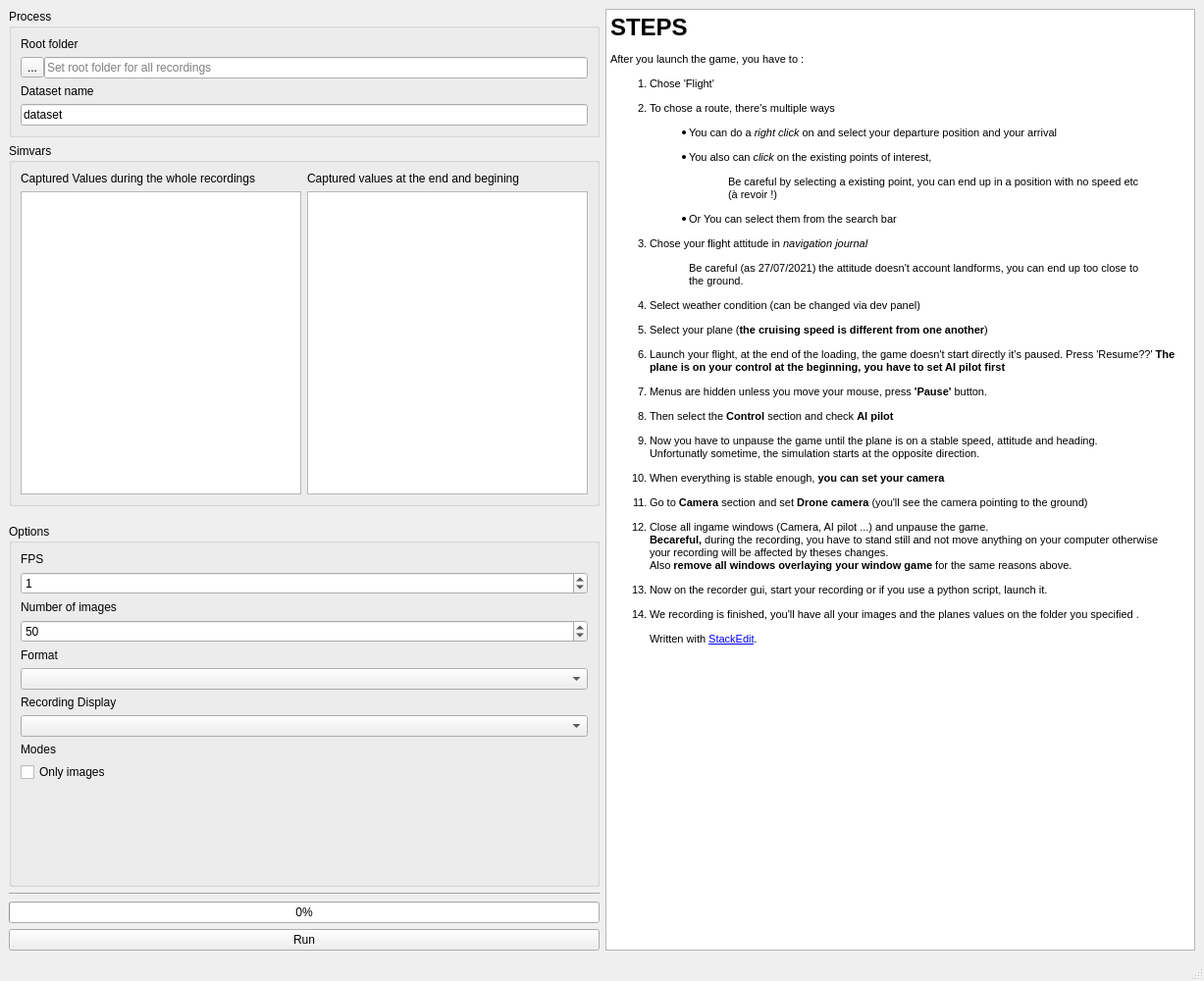
<?xml version="1.0" encoding="UTF-8"?>
<ui version="4.0">
 <class>MainWindow</class>
 <widget class="QMainWindow" name="MainWindow">
  <property name="geometry">
   <rect>
    <x>0</x>
    <y>0</y>
    <width>1227</width>
    <height>1000</height>
   </rect>
  </property>
  <property name="minimumSize">
   <size>
    <width>1000</width>
    <height>500</height>
   </size>
  </property>
  <property name="windowTitle">
   <string>MSFS2020 recorder</string>
  </property>
  <widget class="QWidget" name="centralwidget">
   <layout class="QGridLayout" name="gridLayout">
    <item row="7" column="0">
     <widget class="QPushButton" name="pushButton_run">
      <property name="text">
       <string>Run</string>
      </property>
     </widget>
    </item>
    <item row="6" column="0">
     <widget class="QProgressBar" name="progressBar">
      <property name="acceptDrops">
       <bool>false</bool>
      </property>
      <property name="value">
       <number>0</number>
      </property>
      <property name="textVisible">
       <bool>true</bool>
      </property>
      <property name="invertedAppearance">
       <bool>false</bool>
      </property>
     </widget>
    </item>
    <item row="1" column="0">
     <widget class="QGroupBox" name="groupBox_simvars">
      <property name="title">
       <string>Simvars</string>
      </property>
      <layout class="QGridLayout" name="gridLayout_2">
       <item row="2" column="1">
        <widget class="QListWidget" name="listWidget_simvars">
         <property name="selectionMode">
          <enum>QAbstractItemView::MultiSelection</enum>
         </property>
        </widget>
       </item>
       <item row="0" column="1">
        <widget class="QLabel" name="label_simvars">
         <property name="text">
          <string>Captured Values during the whole recordings</string>
         </property>
        </widget>
       </item>
       <item row="2" column="2">
        <widget class="QListWidget" name="listWidget_simvars_endbegin">
         <property name="selectionMode">
          <enum>QAbstractItemView::MultiSelection</enum>
         </property>
        </widget>
       </item>
       <item row="0" column="2">
        <widget class="QLabel" name="label_simvars_endbegin">
         <property name="text">
          <string>Captured values at the end and begining</string>
         </property>
        </widget>
       </item>
      </layout>
     </widget>
    </item>
    <item row="4" column="0">
     <widget class="QGroupBox" name="groupBox_options">
      <property name="title">
       <string>Options</string>
      </property>
      <property name="flat">
       <bool>false</bool>
      </property>
      <layout class="QVBoxLayout" name="verticalLayout_4">
       <item>
        <widget class="QLabel" name="label_fps">
         <property name="text">
          <string>FPS</string>
         </property>
        </widget>
       </item>
       <item>
        <widget class="QSpinBox" name="spinBox_fps">
         <property name="sizePolicy">
          <sizepolicy hsizetype="Expanding" vsizetype="Fixed">
           <horstretch>0</horstretch>
           <verstretch>0</verstretch>
          </sizepolicy>
         </property>
         <property name="value">
          <number>1</number>
         </property>
        </widget>
       </item>
       <item>
        <widget class="QLabel" name="label_nb_imgs">
         <property name="text">
          <string>Number of images</string>
         </property>
        </widget>
       </item>
       <item>
        <widget class="QSpinBox" name="spinBox_nb_imgs">
         <property name="value">
          <number>50</number>
         </property>
        </widget>
       </item>
       <item>
        <widget class="QLabel" name="label_format">
         <property name="text">
          <string>Format</string>
         </property>
        </widget>
       </item>
       <item>
        <widget class="QComboBox" name="comboBox_format">
         <property name="currentText">
          <string/>
         </property>
        </widget>
       </item>
       <item>
        <widget class="QLabel" name="label_display">
         <property name="text">
          <string>Recording Display</string>
         </property>
        </widget>
       </item>
       <item>
        <widget class="QComboBox" name="comboBox_display">
         <property name="currentText">
          <string/>
         </property>
        </widget>
       </item>
       <item>
        <widget class="QLabel" name="label_modes">
         <property name="text">
          <string>Modes</string>
         </property>
        </widget>
       </item>
       <item>
        <widget class="QCheckBox" name="checkBox_modes">
         <property name="toolTip">
          <string>&lt;html&gt;&lt;head/&gt;&lt;body&gt;&lt;p&gt;Only records the images, &lt;span style=&quot; font-weight:600;&quot;&gt;plane's values are ignored&lt;/span&gt;&lt;/p&gt;&lt;/body&gt;&lt;/html&gt;</string>
         </property>
         <property name="text">
          <string>Only images</string>
         </property>
        </widget>
       </item>
       <item>
        <spacer name="verticalSpacer_2">
         <property name="orientation">
          <enum>Qt::Vertical</enum>
         </property>
         <property name="sizeHint" stdset="0">
          <size>
           <width>20</width>
           <height>40</height>
          </size>
         </property>
        </spacer>
       </item>
      </layout>
     </widget>
    </item>
    <item row="0" column="0">
     <widget class="QGroupBox" name="verticalGroupBox_main">
      <property name="title">
       <string>Process</string>
      </property>
      <layout class="QVBoxLayout" name="verticalLayout" stretch="0,0,0,0">
       <property name="leftMargin">
        <number>9</number>
       </property>
       <property name="topMargin">
        <number>9</number>
       </property>
       <property name="rightMargin">
        <number>9</number>
       </property>
       <property name="bottomMargin">
        <number>9</number>
       </property>
       <item>
        <widget class="QLabel" name="label_root">
         <property name="text">
          <string>Root folder</string>
         </property>
        </widget>
       </item>
       <item>
        <layout class="QHBoxLayout" name="horizontalLayout_root" stretch="0,0">
         <property name="spacing">
          <number>0</number>
         </property>
         <property name="topMargin">
          <number>0</number>
         </property>
         <property name="rightMargin">
          <number>0</number>
         </property>
         <item>
          <widget class="QToolButton" name="toolButton_root">
           <property name="text">
            <string>...</string>
           </property>
           <property name="checkable">
            <bool>false</bool>
           </property>
           <property name="popupMode">
            <enum>QToolButton::DelayedPopup</enum>
           </property>
           <property name="toolButtonStyle">
            <enum>Qt::ToolButtonIconOnly</enum>
           </property>
           <property name="autoRaise">
            <bool>false</bool>
           </property>
           <property name="arrowType">
            <enum>Qt::NoArrow</enum>
           </property>
          </widget>
         </item>
         <item>
          <widget class="QLineEdit" name="lineEdit_root">
           <property name="text">
            <string/>
           </property>
           <property name="placeholderText">
            <string>Set root folder for all recordings</string>
           </property>
          </widget>
         </item>
        </layout>
       </item>
       <item>
        <widget class="QLabel" name="label_dataset">
         <property name="text">
          <string>Dataset name</string>
         </property>
        </widget>
       </item>
       <item>
        <widget class="QLineEdit" name="lineEdit_dataset">
         <property name="enabled">
          <bool>true</bool>
         </property>
         <property name="text">
          <string>dataset</string>
         </property>
         <property name="placeholderText">
          <string>Set the dataset name</string>
         </property>
        </widget>
       </item>
      </layout>
     </widget>
    </item>
    <item row="5" column="0">
     <widget class="Line" name="line">
      <property name="orientation">
       <enum>Qt::Horizontal</enum>
      </property>
     </widget>
    </item>
    <item row="0" column="2" rowspan="8">
     <widget class="QTextBrowser" name="textBrowser_tuto">
      <property name="html">
       <string>&lt;!DOCTYPE HTML PUBLIC &quot;-//W3C//DTD HTML 4.0//EN&quot; &quot;http://www.w3.org/TR/REC-html40/strict.dtd&quot;&gt;
&lt;html&gt;&lt;head&gt;&lt;meta name=&quot;qrichtext&quot; content=&quot;1&quot; /&gt;&lt;style type=&quot;text/css&quot;&gt;
p, li { white-space: pre-wrap; }
&lt;/style&gt;&lt;/head&gt;&lt;body style=&quot; font-family:'MS Shell Dlg 2'; font-size:8.25pt; font-weight:400; font-style:normal;&quot;&gt;
&lt;h1 style=&quot; margin-top:18px; margin-bottom:12px; margin-left:0px; margin-right:0px; -qt-block-indent:0; text-indent:0px;&quot;&gt;&lt;a name=&quot;steps&quot;&gt;&lt;/a&gt;&lt;span style=&quot; font-size:8pt; font-weight:600;&quot;&gt;S&lt;/span&gt;&lt;span style=&quot; font-size:8pt; font-weight:600;&quot;&gt;TEPS&lt;/span&gt;&lt;/h1&gt;
&lt;p style=&quot; margin-top:12px; margin-bottom:12px; margin-left:0px; margin-right:0px; -qt-block-indent:0; text-indent:0px;&quot;&gt;&lt;span style=&quot; font-size:8pt;&quot;&gt;After you launch the game, you have to :&lt;/span&gt;&lt;/p&gt;
&lt;ol style=&quot;margin-top: 0px; margin-bottom: 0px; margin-left: 0px; margin-right: 0px; -qt-list-indent: 1;&quot;&gt;&lt;li style=&quot; font-size:8pt;&quot; style=&quot; margin-top:12px; margin-bottom:12px; margin-left:0px; margin-right:0px; -qt-block-indent:0; text-indent:0px;&quot;&gt;Chose 'Flight'&lt;/li&gt;
&lt;li style=&quot; font-size:8pt;&quot; style=&quot; margin-top:12px; margin-bottom:12px; margin-left:0px; margin-right:0px; -qt-block-indent:0; text-indent:0px;&quot;&gt;To chose a route, there's multiple ways&lt;/li&gt;
&lt;ul style=&quot;margin-top: 0px; margin-bottom: 0px; margin-left: 0px; margin-right: 0px; -qt-list-indent: 2;&quot;&gt;&lt;li style=&quot; font-size:8pt;&quot; style=&quot; margin-top:12px; margin-bottom:12px; margin-left:0px; margin-right:0px; -qt-block-indent:0; text-indent:0px;&quot;&gt;You can do a &lt;span style=&quot; font-style:italic;&quot;&gt;right click&lt;/span&gt; on and select your departure position and your arrival &lt;/li&gt;
&lt;li style=&quot; font-size:8pt;&quot; style=&quot; margin-top:12px; margin-bottom:12px; margin-left:0px; margin-right:0px; -qt-block-indent:0; text-indent:0px;&quot;&gt;You also can &lt;span style=&quot; font-style:italic;&quot;&gt;click&lt;/span&gt; on the existing points of interest, &lt;/li&gt;
&lt;p style=&quot; margin-top:12px; margin-bottom:12px; margin-left:40px; margin-right:40px; -qt-block-indent:2; text-indent:0px;&quot;&gt;&lt;span style=&quot; font-size:8pt;&quot;&gt;Be careful by selecting a existing point, you can end up in a position with no speed etc (à revoir !)&lt;/span&gt;&lt;/p&gt;
&lt;li style=&quot; font-size:8pt;&quot; style=&quot; margin-top:12px; margin-bottom:12px; margin-left:0px; margin-right:0px; -qt-block-indent:0; text-indent:0px;&quot;&gt;Or You can select them from the search bar&lt;/li&gt;&lt;/ul&gt;
&lt;li style=&quot; font-size:8pt;&quot; style=&quot; margin-top:12px; margin-bottom:12px; margin-left:0px; margin-right:0px; -qt-block-indent:0; text-indent:0px;&quot;&gt;Chose your flight attitude in &lt;span style=&quot; font-style:italic;&quot;&gt;navigation journal&lt;/span&gt;&lt;/li&gt;
&lt;p style=&quot; margin-top:12px; margin-bottom:12px; margin-left:40px; margin-right:40px; -qt-block-indent:1; text-indent:0px;&quot;&gt;&lt;span style=&quot; font-size:8pt;&quot;&gt;Be careful (as 27/07/2021) the attitude doesn't account landforms, you can end up too close to the ground.&lt;/span&gt;&lt;/p&gt;
&lt;li style=&quot; font-size:8pt;&quot; style=&quot; margin-top:12px; margin-bottom:12px; margin-left:0px; margin-right:0px; -qt-block-indent:0; text-indent:0px;&quot;&gt;Select weather condition (can be changed via dev panel)&lt;/li&gt;
&lt;li style=&quot; font-size:8pt;&quot; style=&quot; margin-top:12px; margin-bottom:12px; margin-left:0px; margin-right:0px; -qt-block-indent:0; text-indent:0px;&quot;&gt;Select your plane (&lt;span style=&quot; font-weight:600;&quot;&gt;the cruising speed is different from one another&lt;/span&gt;)&lt;/li&gt;
&lt;li style=&quot; font-size:8pt;&quot; style=&quot; margin-top:12px; margin-bottom:12px; margin-left:0px; margin-right:0px; -qt-block-indent:0; text-indent:0px;&quot;&gt;Launch your flight, at the end of the loading, the game doesn't start directly it's paused. Press 'Resume??' &lt;span style=&quot; font-weight:600;&quot;&gt;The plane is on your control at the beginning, you have to set AI pilot first&lt;/span&gt;&lt;/li&gt;
&lt;li style=&quot; font-size:8pt;&quot; style=&quot; margin-top:12px; margin-bottom:12px; margin-left:0px; margin-right:0px; -qt-block-indent:0; text-indent:0px;&quot;&gt;Menus are hidden unless you move your mouse, press &lt;span style=&quot; font-weight:600;&quot;&gt;'Pause'&lt;/span&gt; button.&lt;/li&gt;
&lt;li style=&quot; font-size:8pt;&quot; style=&quot; margin-top:12px; margin-bottom:12px; margin-left:0px; margin-right:0px; -qt-block-indent:0; text-indent:0px;&quot;&gt;Then select the &lt;span style=&quot; font-weight:600;&quot;&gt;Control&lt;/span&gt; section and check &lt;span style=&quot; font-weight:600;&quot;&gt;AI pilot&lt;/span&gt;&lt;/li&gt;
&lt;li style=&quot; font-size:8pt;&quot; style=&quot; margin-top:12px; margin-bottom:12px; margin-left:0px; margin-right:0px; -qt-block-indent:0; text-indent:0px;&quot;&gt;Now you have to unpause the game until the plane is on a stable speed, attitude and heading.&lt;br /&gt;Unfortunatly sometime, the simulation starts at the opposite direction.&lt;/li&gt;
&lt;li style=&quot; font-size:8pt;&quot; style=&quot; margin-top:12px; margin-bottom:12px; margin-left:0px; margin-right:0px; -qt-block-indent:0; text-indent:0px;&quot;&gt;When everything is stable enough, &lt;span style=&quot; font-weight:600;&quot;&gt;you can set your camera&lt;/span&gt; &lt;/li&gt;
&lt;li style=&quot; font-size:8pt;&quot; style=&quot; margin-top:12px; margin-bottom:12px; margin-left:0px; margin-right:0px; -qt-block-indent:0; text-indent:0px;&quot;&gt;Go to &lt;span style=&quot; font-weight:600;&quot;&gt;Camera&lt;/span&gt; section and set &lt;span style=&quot; font-weight:600;&quot;&gt;Drone camera&lt;/span&gt; (you'll see the camera pointing to the ground)&lt;/li&gt;
&lt;li style=&quot; font-size:8pt;&quot; style=&quot; margin-top:12px; margin-bottom:12px; margin-left:0px; margin-right:0px; -qt-block-indent:0; text-indent:0px;&quot;&gt;Close all ingame windows (Camera, AI pilot ...) and unpause the game.&lt;br /&gt;&lt;span style=&quot; font-weight:600;&quot;&gt;Becareful,&lt;/span&gt; during the recording, you have to stand still and not move anything on your computer otherwise &lt;br /&gt;your recording will be affected by theses changes.&lt;br /&gt;Also &lt;span style=&quot; font-weight:600;&quot;&gt;remove all windows overlaying your window game&lt;/span&gt; for the same reasons above. &lt;/li&gt;
&lt;li style=&quot; font-size:8pt;&quot; style=&quot; margin-top:12px; margin-bottom:12px; margin-left:0px; margin-right:0px; -qt-block-indent:0; text-indent:0px;&quot;&gt;Now on the recorder gui, start your recording or if you use a python script, launch it. &lt;/li&gt;
&lt;li style=&quot; font-size:8pt;&quot; style=&quot; margin-top:12px; margin-bottom:12px; margin-left:0px; margin-right:0px; -qt-block-indent:0; text-indent:0px;&quot;&gt;We recording is finished, you'll have all your images and the planes values on the folder you specified .&lt;/li&gt;&lt;/ol&gt;
&lt;p style=&quot; margin-top:12px; margin-bottom:12px; margin-left:40px; margin-right:40px; -qt-block-indent:0; text-indent:0px;&quot;&gt;&lt;span style=&quot; font-size:8pt;&quot;&gt;Written with &lt;/span&gt;&lt;a href=&quot;https://stackedit.io/&quot;&gt;&lt;span style=&quot; font-size:8pt; text-decoration: underline; color:#0000ff;&quot;&gt;StackEdit&lt;/span&gt;&lt;/a&gt;&lt;span style=&quot; font-size:8pt;&quot;&gt;. &lt;/span&gt;&lt;/p&gt;&lt;/body&gt;&lt;/html&gt;</string>
      </property>
      <property name="openExternalLinks">
       <bool>true</bool>
      </property>
      <property name="openLinks">
       <bool>true</bool>
      </property>
     </widget>
    </item>
   </layout>
  </widget>
  <widget class="QMenuBar" name="menubar">
   <property name="geometry">
    <rect>
     <x>0</x>
     <y>0</y>
     <width>1227</width>
     <height>21</height>
    </rect>
   </property>
  </widget>
  <widget class="QStatusBar" name="statusbar"/>
 </widget>
 <resources/>
 <connections/>
</ui>
